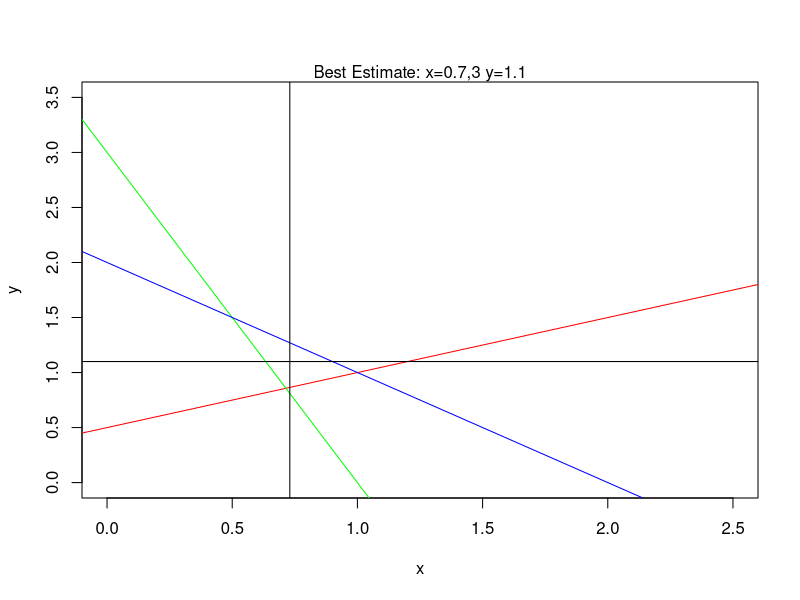
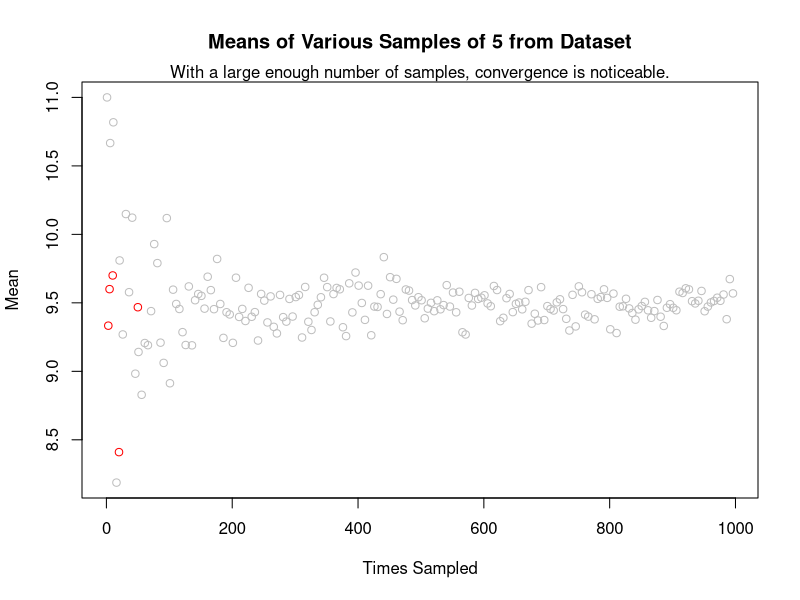
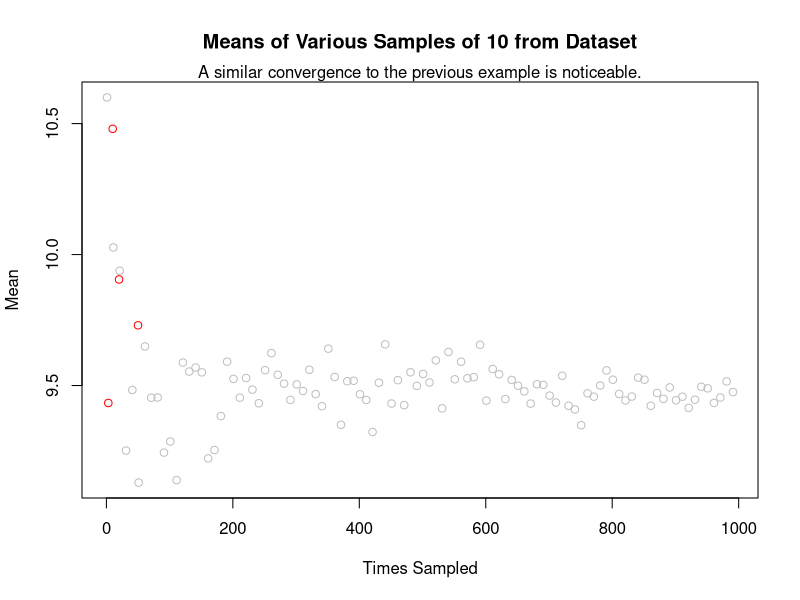
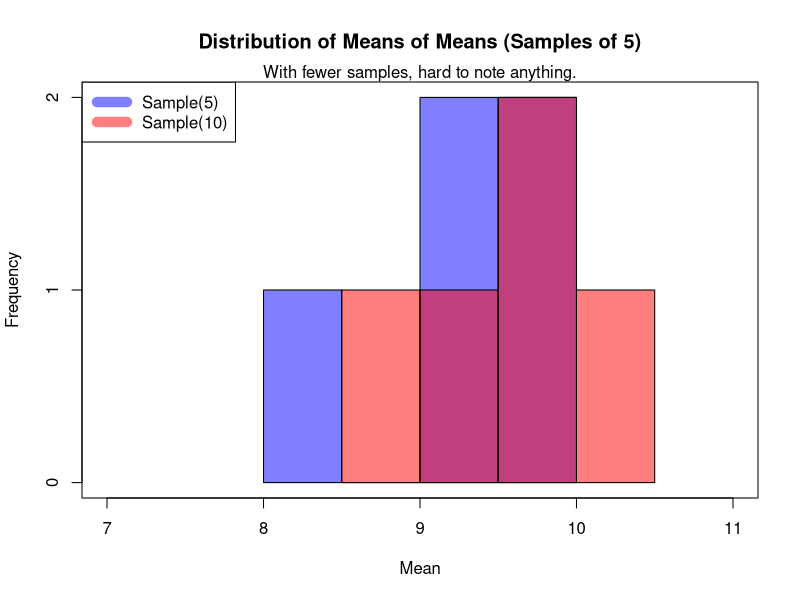
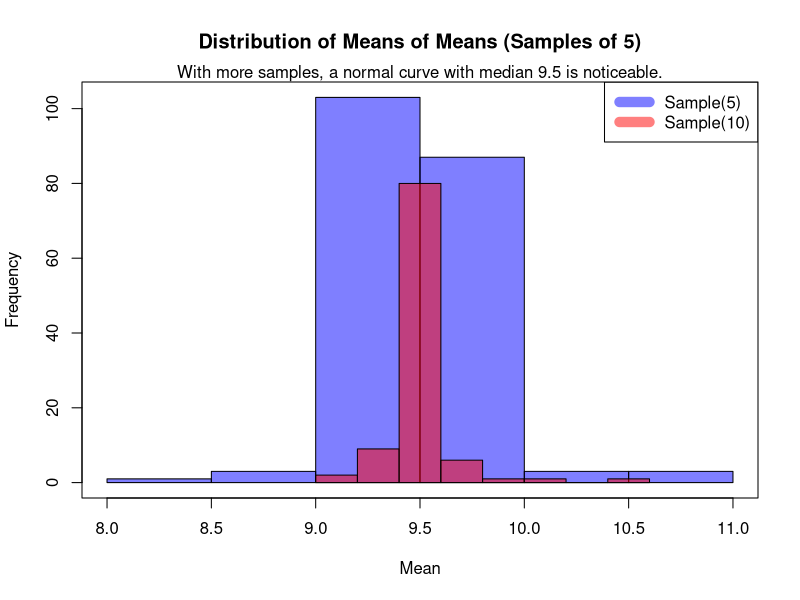

Recreate these plots in R, in order.
## ---- chunk 1

left = matrix(c(-1,3,2,1,1,3),2,2); left
right = c(1,3); right 
solve(left,right)

## ---- chunk 2
#Plot all three lines
plot(NULL,xlim=c(0,2.5),ylim=c(0,3.5), xlab="x",ylab="y")
abline(1/2,1/2, col="red") #first first equation
abline(3,-3,col="green") #second equation
abline(2,-1,col="blue") #third equation
abline(h=1.1)
abline(v=0.73)
mtext("Best Estimate: x=0.7,3 y=1.1")

## ---- chunk 3
x = matrix(c(1,2,3,3,2,1),3,2); x
cov(x)
## ---- chunk 4
data = c(3,2,3,4,3,2,5,4,5,2,3,3,10,4,5,4,12,15,10,17,15,18,16,14,9,10,11,18,17,18,16,17,18)
## ---- chunk 5
s1 = sample(data,5); s1
mean(s1)
## ---- chunk 6
takeSamples <- function(data,sizes, sampleSize){
  allMeans = matrix(NA,1,2)
  for (n in sizes){
    curMeans = vector()
    for (i in c(1:n)){
      curMeans = c(curMeans,mean(sample(data,sampleSize)))
    }
    allMeans = rbind(allMeans,c(n,mean(curMeans)))
  }
  allMeans = allMeans[-1,]
  colnames(allMeans) = c("Times.Sampled","Mean")  
  allMeans #return value
}

means.5 = takeSamples(data,c(3,5,10,20,50),sampleSize=5); means.5
## ---- chunk 7

#Out of curiosity, plotting larger sizes of samples (first, so that axes match up)
means.5.1000 = takeSamples(data,seq(1,1000,5),sampleSize=5)
plot(means.5.1000, main="Means of Various Samples of 5 from Dataset", col="grey", xlab="Times Sampled")

#Request from assignment in red
points(means.5,col="red")

mtext("With a large enough number of samples, convergence is noticeable.")

## ---- chunk 8
means.10.1000 = takeSamples(data,seq(1,1000,10),sampleSize=10)

plot(means.10.1000, main="Means of Various Samples of 10 from Dataset", col="grey", xlab="Times Sampled")

means.10 = takeSamples(data,c(3,5,10,20,50),sampleSize=10)
points(means.10, col="red")

mtext("A similar convergence to the previous example is noticeable.")
## ---- chunk 9
hist(means.5[,2], col=rgb(0,0,1,0.5), xlim=c(7,11),main="Distribution of Means of Means (Samples of 5)", xlab="Mean")

hist(means.10[,2], col=rgb(1,0,0,0.5), main="Distribution of Mean of Means (Samples of 10)", xlab="Mean", add=T)

legend("topleft", c("Sample(5)","Sample(10)"),col=c(rgb(0,0,1,0.5),rgb(1,0,0,0.5)), lwd=10)
box() #decorative box around data
mtext("With fewer samples, hard to note anything.")


hist(means.5.1000[,2], col=rgb(0,0,1,0.5), main="Distribution of Means of Means (Samples of 5)", xlab="Mean")

hist(means.10.1000[,2], col=rgb(1,0,0,0.5), main="Distribution of Mean of Means (Samples of 10)", xlab="Mean", add=T)

legend("topright", c("Sample(5)","Sample(10)"),col=c(rgb(0,0,1,0.5),rgb(1,0,0,0.5)), lwd=10)
box() #decorative box around data
mtext("With more samples, a normal curve with median 9.5 is noticeable.")

